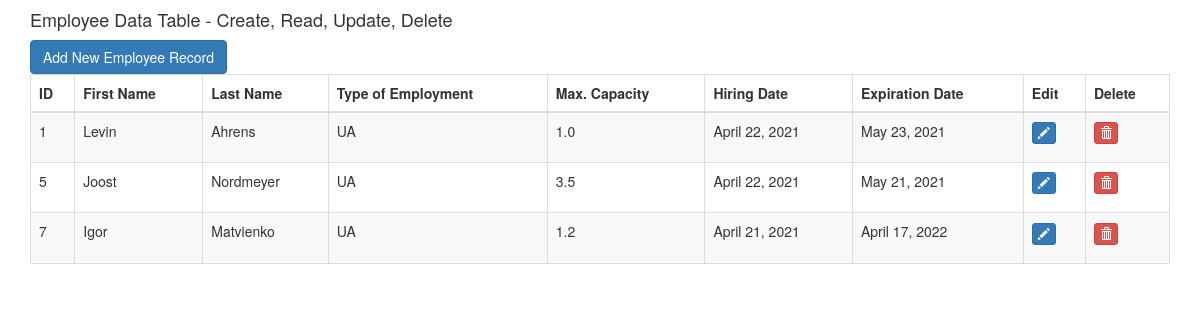
Page /employee/ on the earlier database version.
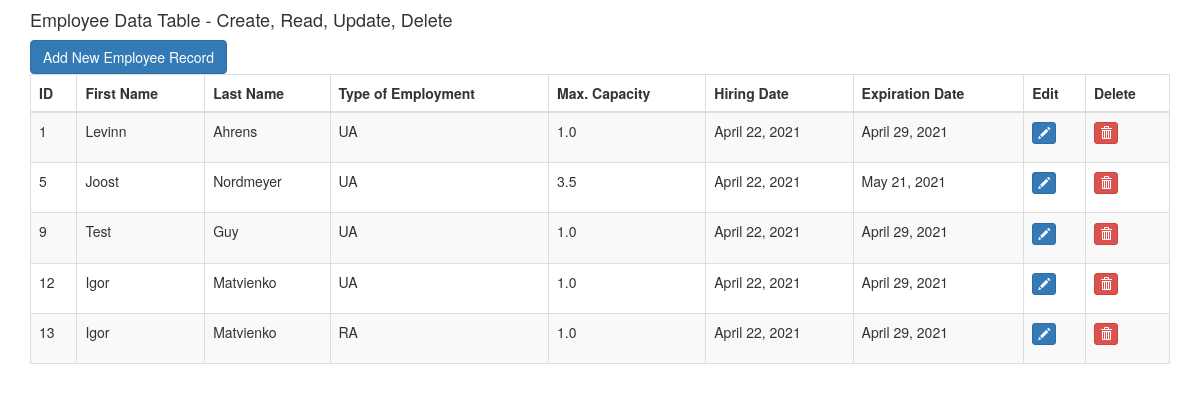
Same page on the later database version.
### erpapp/models.py (models this page shows, shortened)
class Employee(models.Model):
    firstname = models.CharField('First Name', max_length=32)
    lastname = models.CharField('Last Name', max_length=32)
    type_choices = [
        ('UA', 'Undergraduate Assistant'),
        ('RA', 'Research Assistant')
    ]
    type = models.CharField('Type of Employment', choices=type_choices, max_length=32)
    capacity = models.FloatField('Capacity', default=1.0)
    hiring_date = models.DateField('Hiring Date')
    expiration_date = models.DateField('Expiration Date')
    class Meta:
        db_table = "employee"

### erpapp/views.py (the view)
# urls.py: path('employee/', views.employee),
def employee(request):
    employees = Employee.objects.all()
    return render(request, 'employee.html', {'employees': employees})

### erpapp/Templates/employee.html (shortened to what this page needs)
{% extends "base.html" %}
{% block content %}
<div class="col-md-12">
        <h4>Employee Data Table - Create, Read, Update, Delete</h4>
        <span><a href="/add_new_emp" class="btn btn-primary">Add New Employee Record</a></span>
        <div class="table-responsive">
          <table id="employeedatatable" class="table table-striped table-bordered" width="100%">
                    <thead>
                        <th>ID</th>
                        <th onclick="sortTable(1)">First Name</th>
                        <th onclick="sortTable(2)">Last Name</th>
                        <th onclick="sortTable(3)">Type of Employment</th>
                        <th onclick="sortTable(4)">Max. Capacity</th>
                        <th onclick="sortTable(5)">Hiring Date</th>
                        <th onclick="sortTable(6)">Expiration Date</th>
                        <th>Edit</th>
                        <th>Delete</th>
                    </thead>
                    <tbody>
                        {% for employee in employees %}
                        <tr>
                            <td>{{ employee.id }}</td>
                            <td>{{ employee.firstname }}</td>
                            <td>{{ employee.lastname }}</td>
                            <td>{{ employee.type }}</td>
                            <td>{{ employee.capacity }}</td>
                            <td>{{ employee.hiring_date }}</td>
                            <td>{{ employee.expiration_date }}</td>
                            <td><p data-placement="top" data-toggle="tooltip" title="Edit"><a href="/edit_emp/{{ employee.id }}" class="btn btn-primary btn-xs" data-title="Edit" data-toggle="modal" data-target="#edit" ><span class="glyphicon glyphicon-pencil"></span></a></p></td>
                            <td><p data-placement="top" data-toggle="tooltip" title="Delete"><a href="/delete_emp/{{ employee.id }}" class="btn btn-danger btn-xs" data-title="Delete" data-toggle="modal" data-target="#delete" ><span class="glyphicon glyphicon-trash"></span></a></p></td>
                        </tr>
                        {% endfor %}
                   </tbody>
          </table>
        </div>
</div>
{% endblock content %}

Differences in the rows shown:
removed Employee: id "7", firstname "Igor", lastname "Matvienko", type "UA", capacity "1.2", hiring_date "April 21, 2021", expiration_date "April 17, 2022"
changed Employee "Ahrens": firstname "Levin" → "Levinn"; expiration_date "May 23, 2021" → "April 29, 2021"
added Employee: id "9", firstname "Test", lastname "Guy", type "UA", capacity "1.0", hiring_date "April 22, 2021", expiration_date "April 29, 2021"
added Employee: id "12", firstname "Igor", lastname "Matvienko", type "UA", capacity "1.0", hiring_date "April 22, 2021", expiration_date "April 29, 2021"
added Employee: id "13", firstname "Igor", lastname "Matvienko", type "RA", capacity "1.0", hiring_date "April 22, 2021", expiration_date "April 29, 2021"
